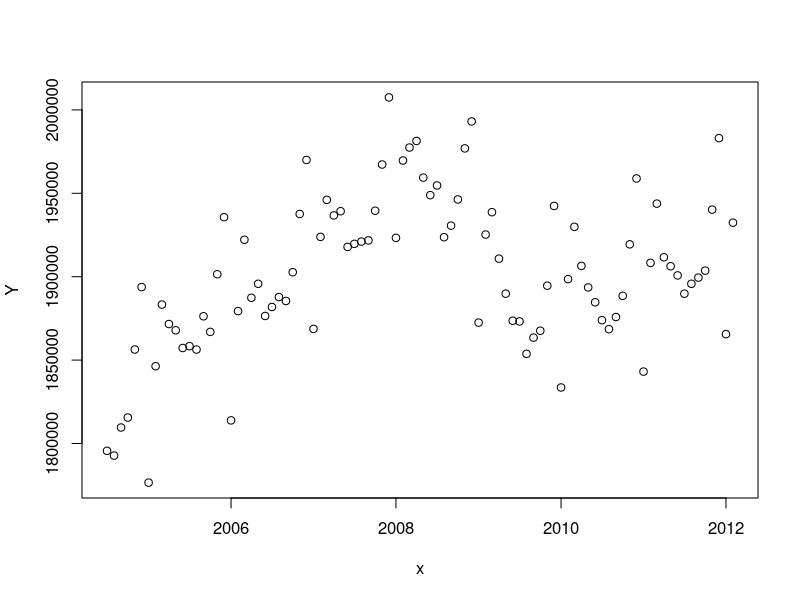
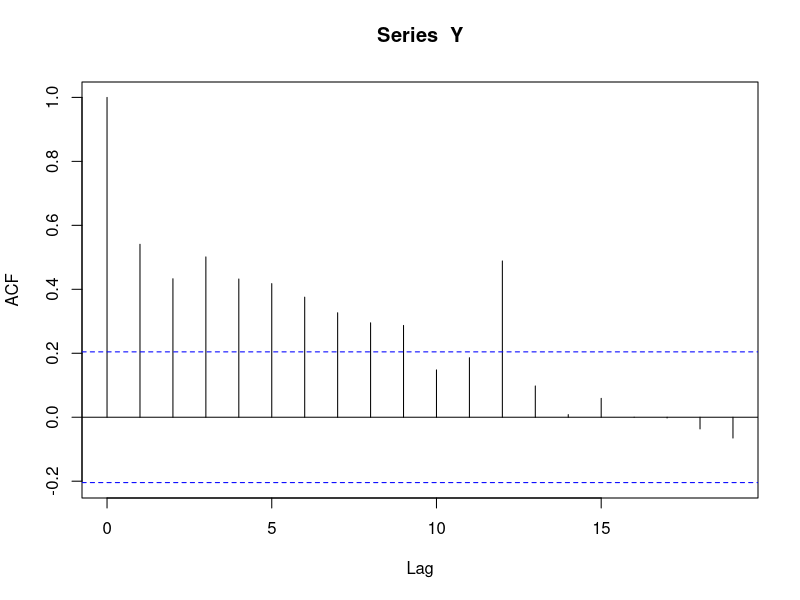
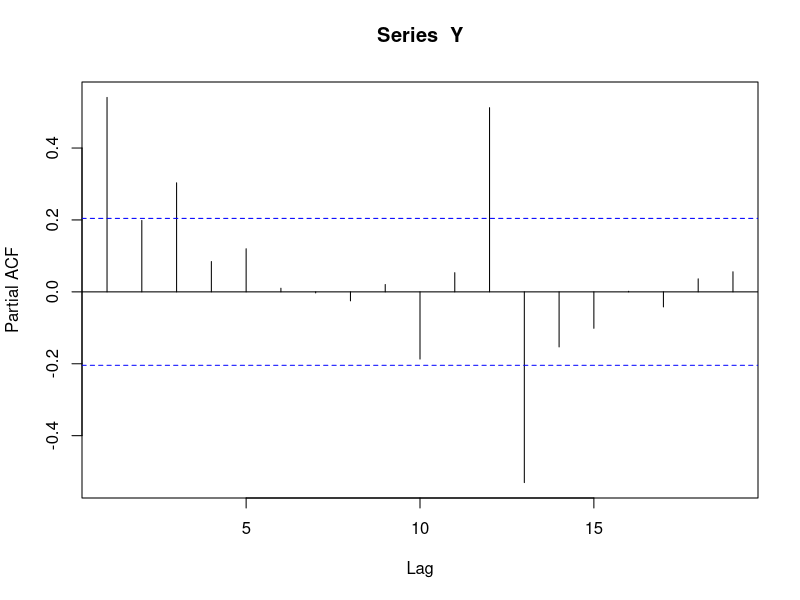
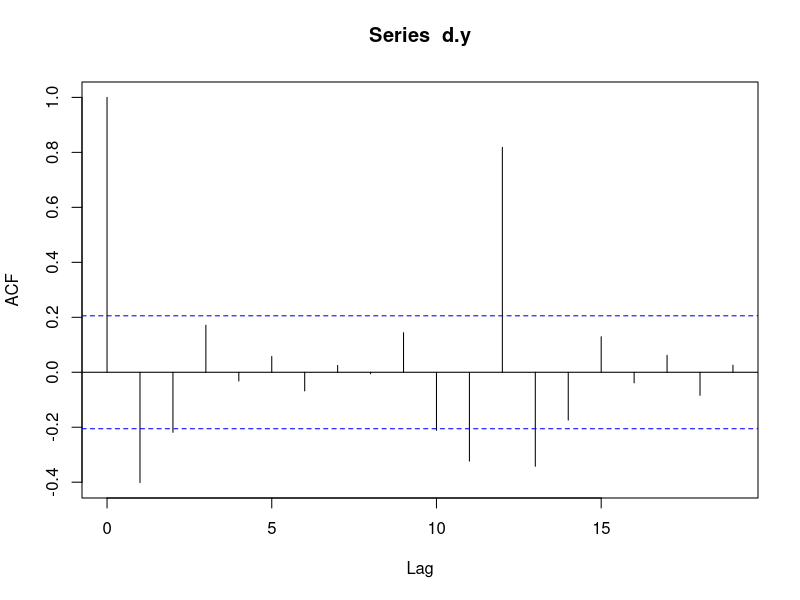
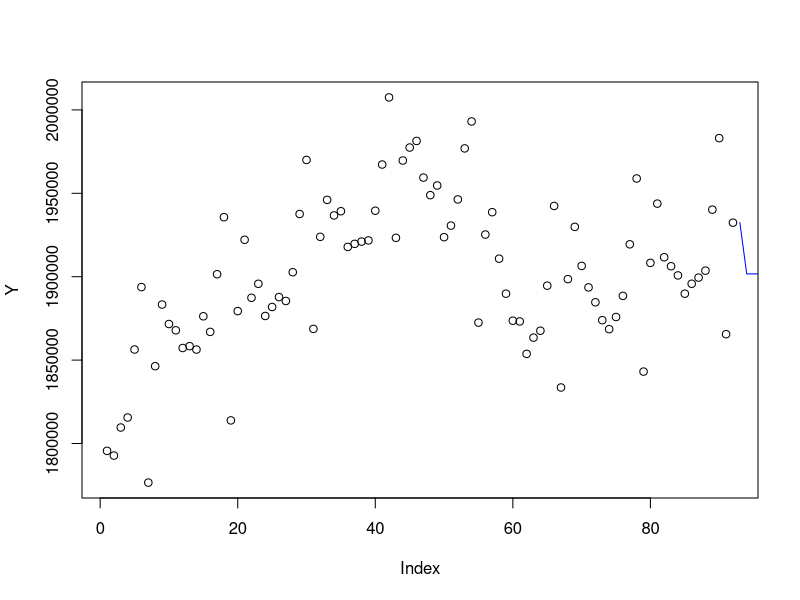

Recreate these plots in R, in order.
data <- read.csv("jobs.csv")
data$Month <- as.Date(paste0(data$Month, "01"), format="%YM%m%d")
x <- data$Month
Y <- data$Total.Filled.Jobs
d.y <- diff(Y)
plot(x, Y)

acf(Y)
pacf(Y)
acf(d.y)

arima(Y, order = c(1, 0, 1))
arima(Y, order = c(0, 0, 1))
data.arima001 <- arima(Y, order = c(0, 0, 1))
data.pred1 <- predict(data.arima001, n.ahead = 100)
plot(Y)

# The blue line is the future prediction.
lines(data.pred1$pred, col = "blue")

head(data.pred1)
tail(data.pred1)

head(data.pred1$pred)
tail(data.pred1$pred)
